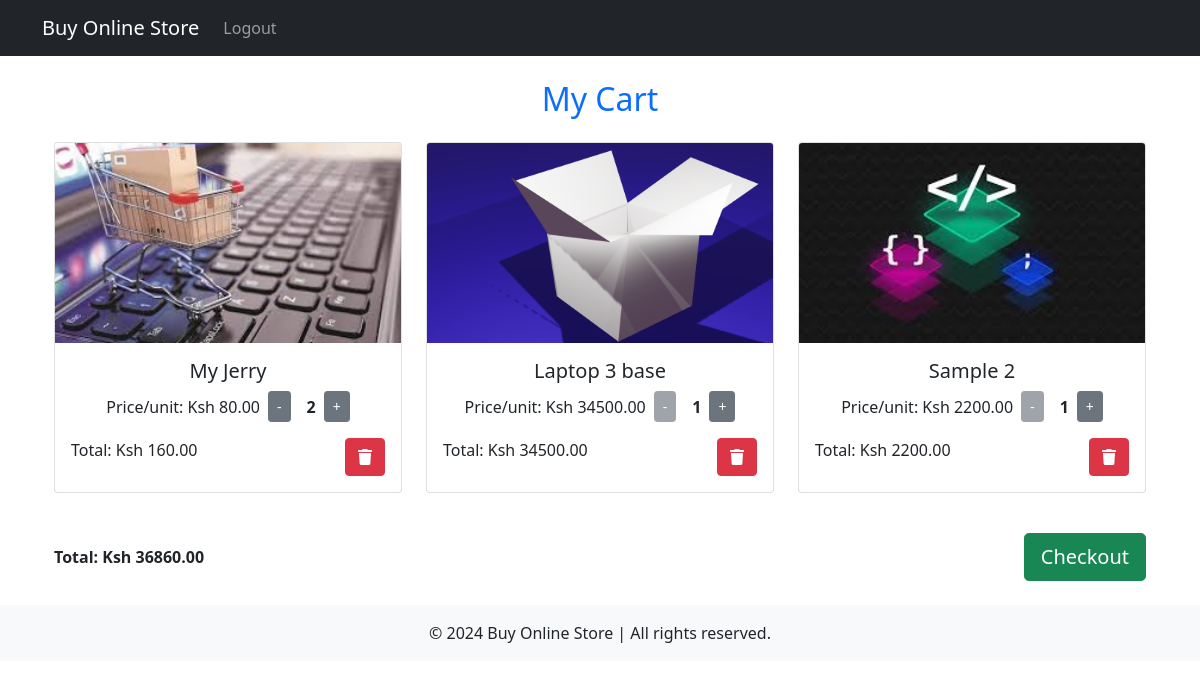
/products/cart/ (signed in), run on the app's committed database.
### products/models.py (models this page shows, shortened)
class CartItem(models.Model):
    cart = models.ForeignKey(Cart, on_delete=models.CASCADE)
    product = models.ForeignKey(Product, on_delete=models.CASCADE)
    quantity = models.PositiveIntegerField(default=1)
    def __str__(self):
        return f"{self.product.name} ({self.quantity})"

class Product(models.Model):
    name = models.CharField(max_length=255)
    description = models.TextField()
    price = models.DecimalField(max_digits=10, decimal_places=2)
    store = models.ForeignKey(Store, on_delete=models.CASCADE, related_name='products')  # Link to the Store model
    category = models.ForeignKey(Category, on_delete=models.CASCADE)
    image = models.ImageField(upload_to='products/', blank=True, null=True)  # Field for product image
    created_at = models.DateTimeField(auto_now_add=True)
    updated_at = models.DateTimeField(auto_now=True)

### products/views.py (the view)
# urls.py: path('cart/', views.view_cart, name='view_cart'),
@login_required
def view_cart(request):
    cart, created = Cart.objects.get_or_create(user=request.user)
    items = cart.cartitem_set.all()  # Get all cart items; make sure to use related name
    print(f"\nCart for {request.user.username}:")
    print("Cart items:", items)  # Debugging statement
    return render(request, 'cart/view_cart.html', {'cart': cart, 'items': items})

### products/templatetags/cart_filters.py (called while the page is built)
@register.filter
def multiply(value, arg):
    return value * arg

@register.filter
def sum_price(items):
    total = sum(item.product.price * item.quantity for item in items)
    return total

### products/templates/cart/view_cart.html (shortened to what this page needs)
{% extends 'base.html' %}
{% load cart_filters %}
{% block content %}
<div class="container my-4">
    <h2 class="mb-4 text-center text-primary">My Cart</h2>
    {% if items %}
    <div class="row">
        {% for item in items %}
        <div class="col-md-4 mb-4">
            <div class="card">
                <img src="{{ item.product.image.url }}" class="card-img-top" alt="{{ item.product.name }}" style="height: 200px; object-fit: cover;">
                <div class="card-body text-center">
                    <h5 class="card-title">{{ item.product.name }}</h5>
                    <div class="d-flex justify-content-center align-items-center mb-3">
                        <p class="card-text me-2 mb-0">Price/unit: Ksh {{ item.product.price }}</p>
                        <form action="{% url 'update_cart_item' item.id 'decrease' %}" method="post" style="display:inline;">
                            <button type="submit" class="btn btn-secondary btn-sm me-2" {% if item.quantity == 1 %}disabled{% endif %}>-</button>
                        </form>
                        <span class="fw-bold mx-2">{{ item.quantity }}</span>
                        <form action="{% url 'update_cart_item' item.id 'increase' %}" method="post" style="display:inline;">
                            <button type="submit" class="btn btn-secondary btn-sm">+</button>
                        </form>
                    </div>
                    <div class="d-flex justify-content-between">
                        <p class="mb-0">Total: Ksh {{ item.product.price|multiply:item.quantity }}</p>
                        <form action="{% url 'remove_from_cart' item.id %}" method="post" style="display:inline;">
                            <button type="submit" class="btn btn-danger" title="Delete">
                                <i class="fas fa-trash"></i>
                            </button>
                        </form>
                    </div>
                </div>
            </div>
        </div>
        {% endfor %}
    </div>
    <div class="d-flex justify-content-between align-items-center my-3">
        <p class="fw-bold mb-0">Total: Ksh {{ items|sum_price }}</p>
        <a href="{% url 'checkout' %}" class="btn btn-success btn-lg">Checkout</a>
    </div>
    {% else %}
    <p>Your cart is empty.</p>
    {% endif %}
</div>
{% endblock %}

### products/templates/cart/view_cart.html (style rules this page uses)
.text-primary { color: #007bff; }

### data on the page
CartItem: product.image (picture), product.name "My Jerry", product.price "80.00", quantity "2", product.price|multiply "160.00", product+quantity "36860.00"
CartItem: product.image (picture), product.name "Laptop 3 base", product.price "34500.00", quantity "1", product.price|multiply "34500.00"
CartItem: product.image (picture), product.name "Sample 2", product.price "2200.00", quantity "1", product.price|multiply "2200.00"
